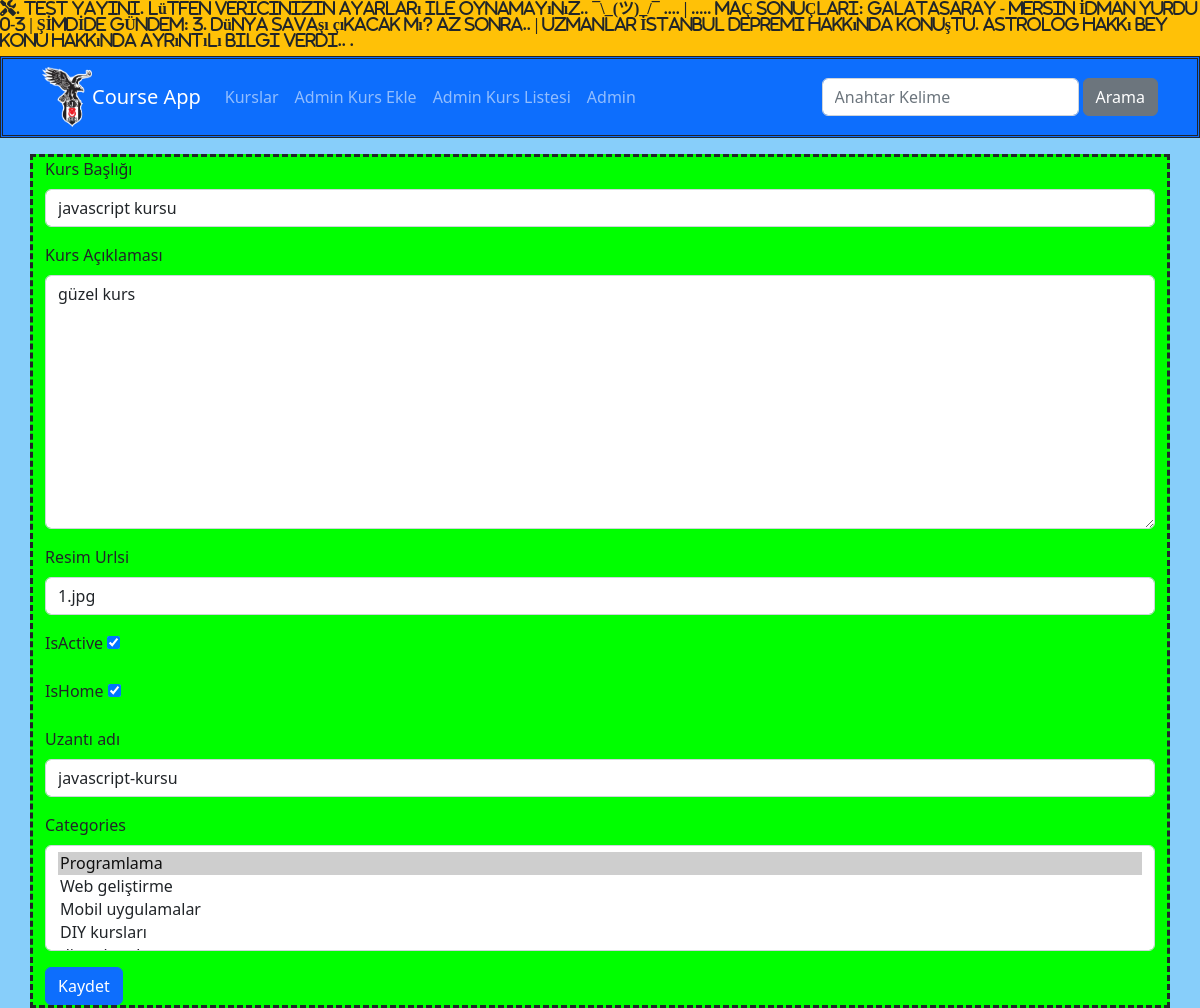
The app's page /kurslar/course-edit/1, older data.
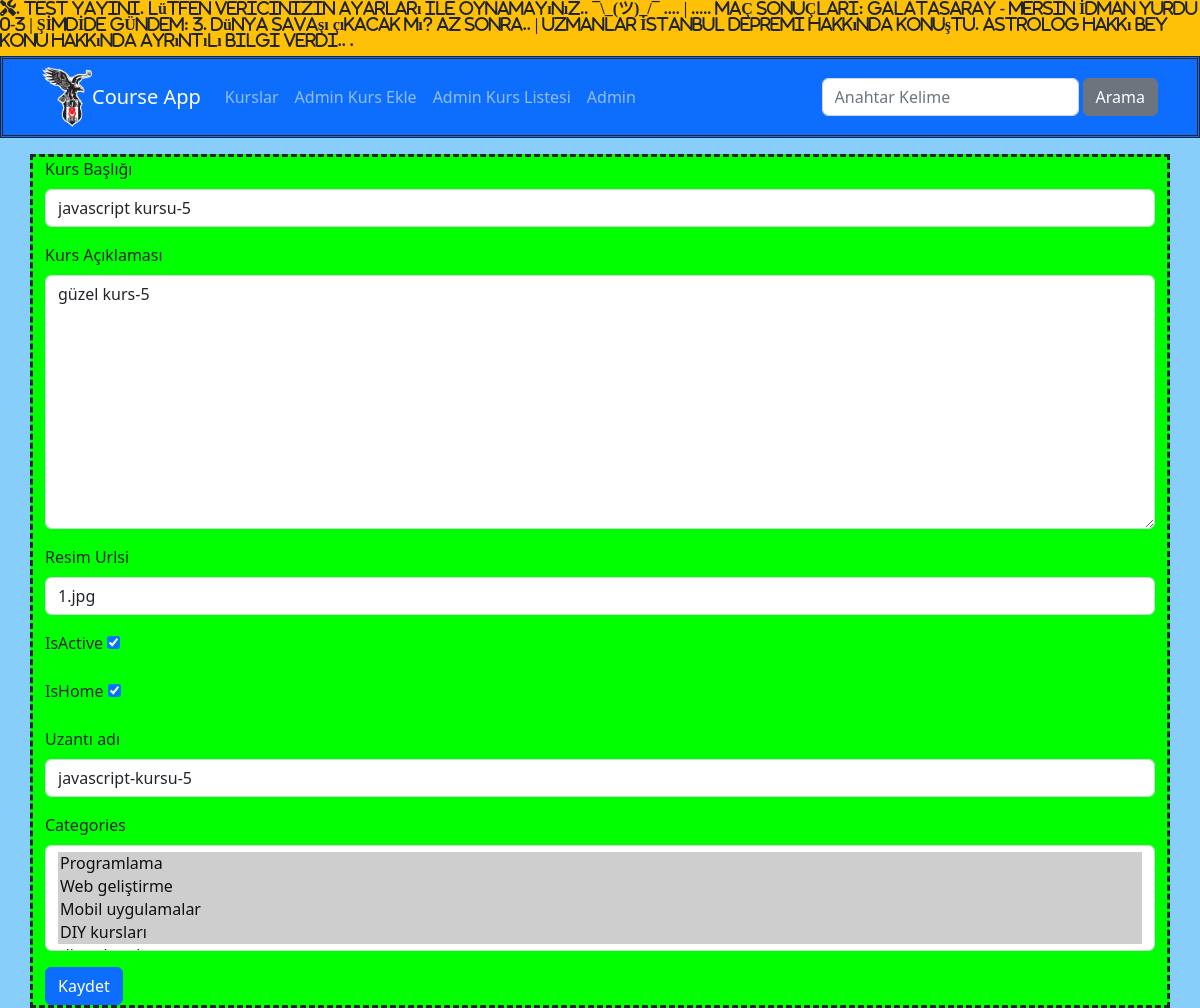
The same page, newer data.
### courses/models.py (models this page shows, shortened)
class Course(models.Model):
    title = models.CharField(max_length=50)
    description = models.TextField()
    imageUrl = models.CharField(max_length=50, blank=False)
    date = models.DateField(auto_now=True)
    isActive = models.BooleanField(default=False)
    isHome = models.BooleanField(default = False)
    slug = models.SlugField(default = "", null=False, blank=True,  unique=True, db_index=True)
    categories = models.ManyToManyField(Category,)

### courses/views.py (the view)
# urls.py: path('course-edit/<int:id>', views.course_edit, name="course_edit"),
def course_edit (request, id):
    course = get_object_or_404(Course, pk=id)
    if request.method == 'POST': #post ise güncelle ve listeye dön
        form = CourseEditForm(request.POST, instance=course)
        form.save()
        return redirect ( "course_list")
    else: #get ise bilgileri görüntüle
        form = CourseEditForm(instance=course)
    return render(request, 'courses/edit-course.html', {"form": form})

### courses/forms.py
class CourseEditForm (forms.ModelForm):
    class Meta:
        model = Course
        fields  = '__all__'
        labels = {
            "title": "Kurs Başlığı",
            "description": "Kurs Açıklaması",
            "imageUrl": "Resim Urlsi",
            "slug": "Uzantı adı",
        }
        widgets = {
            "title": TextInput(attrs={"class":"form-control"}),
            "description": Textarea(attrs={"class":"form-control"}),
            "imageUrl": TextInput(attrs={"class":"form-control"}),
            "slug": TextInput(attrs={"class":"form-control"}),
            "categories": SelectMultiple(attrs={"class":"form-control"}),
        }
        error_messages= {
            "title": {
                "required": "kurs başlığı girmelisiniz.",
                "max_length": "en fazla 50 karakter girebilirsiniz."
            },
            "description": {
                "required": "kurs için bir açıklama girmelisiniz.",
}
        }

### courses/models.py (called while the page is built)
    def __str__(self):
        return f"{self.name}"

### courses/templates/courses/edit-course.html (shortened to what this page needs)
{% extends "layout.html" %}
{% load static %}
{% block css_files %}
<link rel="stylesheet" href="{%static 'courses/css/style.css'%}">
{% endblock  %}
{% block content %}
        <div class="container mt-3">
                <div class="row">
                    <div class="col-12" style="border:dashed; background-color:Lime">
                        <form  method="POST" novalidate>
                            {% for field in form %}
                            <div class="mb-3 {% if form.field.errors %}invalid{% endif %}">
                                <label class= "form-label"for="{{field.id_for_label}}">{{field.label}}</label>
                                {{field}}
                            </div>
                            {% endfor %}
                            <button type="submit" class= "btn btn-primary" >Kaydet</button>
                        </form>
                    </div>
                </div>
        </div>
{% endblock  %}

Row changes from the older to the newer data that the page shows:
changed Course "1.jpg": title "javascript kursu" → "javascript kursu-5"; description "güzel kurs" → "güzel kurs-5"; slug "javascript-kursu" → "javascript-kursu-5"
Text that changed along with them:
form field categories: "Programlama ☑ / Web geliştirme / Mobil uygulamalar / DIY kursları" → "Programlama ☑ / Web geliştirme ☑ / Mobil uygulamalar ☑ / DIY kursları ☑"
